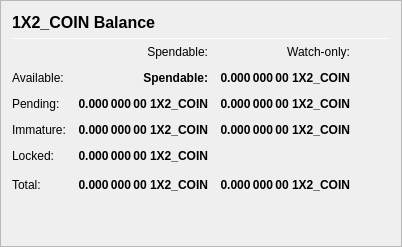
                   <widget class="QFrame" name="frame_Balances">
                    <property name="frameShape">
                     <enum>QFrame::StyledPanel</enum>
                    </property>
                    <property name="frameShadow">
                     <enum>QFrame::Raised</enum>
                    </property>
                    <layout class="QVBoxLayout" name="verticalLayout_4">
                     <item>
                      <layout class="QHBoxLayout" name="horizontalLayout_4">
                       <item>
                        <widget class="QLabel" name="label_5">
                         <property name="minimumSize">
                          <size>
                           <width>0</width>
                           <height>20</height>
                          </size>
                         </property>
                         <property name="font">
                          <font>
                           <pointsize>12</pointsize>
                           <weight>75</weight>
                           <bold>true</bold>
                          </font>
                         </property>
                         <property name="text">
                          <string>1X2_COIN Balance</string>
                         </property>
                        </widget>
                       </item>
                       <item>
                        <spacer name="horizontalSpacer_3">
                         <property name="orientation">
                          <enum>Qt::Horizontal</enum>
                         </property>
                         <property name="sizeHint" stdset="0">
                          <size>
                           <width>40</width>
                           <height>20</height>
                          </size>
                         </property>
                        </spacer>
                       </item>
                      </layout>
                     </item>
                     <item>
                      <widget class="Line" name="line_Balance">
                       <property name="minimumSize">
                        <size>
                         <width>0</width>
                         <height>1</height>
                        </size>
                       </property>
                       <property name="maximumSize">
                        <size>
                         <width>16777215</width>
                         <height>1</height>
                        </size>
                       </property>
                       <property name="orientation">
                        <enum>Qt::Horizontal</enum>
                       </property>
                      </widget>
                     </item>
                     <item>
                      <layout class="QGridLayout" name="gridLayout">
                       <property name="spacing">
                        <number>12</number>
                       </property>
                       <item row="0" column="1">
                        <widget class="QLabel" name="labelSpendable">
                         <property name="text">
                          <string>Spendable:</string>
                         </property>
                         <property name="alignment">
                          <set>Qt::AlignRight|Qt::AlignTrailing|Qt::AlignVCenter</set>
                         </property>
                        </widget>
                       </item>
                       <item row="0" column="2">
                        <widget class="QLabel" name="labelWatchonly">
                         <property name="text">
                          <string>Watch-only:</string>
                         </property>
                         <property name="alignment">
                          <set>Qt::AlignRight|Qt::AlignTrailing|Qt::AlignVCenter</set>
                         </property>
                        </widget>
                       </item>
                       <item row="1" column="0">
                        <widget class="QLabel" name="labelBalanceText">
                         <property name="text">
                          <string>Available:</string>
                         </property>
                        </widget>
                       </item>
                       <item row="1" column="1">
                        <widget class="QLabel" name="labelBalance">
                         <property name="font">
                          <font>
                           <weight>75</weight>
                           <bold>true</bold>
                          </font>
                         </property>
                         <property name="cursor">
                          <cursorShape>IBeamCursor</cursorShape>
                         </property>
                         <property name="toolTip">
                          <string>Your current spendable balance</string>
                         </property>
                         <property name="text">
                          <string>Spendable:</string>
                         </property>
                         <property name="alignment">
                          <set>Qt::AlignRight|Qt::AlignTrailing|Qt::AlignVCenter</set>
                         </property>
                         <property name="textInteractionFlags">
                          <set>Qt::LinksAccessibleByMouse|Qt::TextSelectableByKeyboard|Qt::TextSelectableByMouse</set>
                         </property>
                        </widget>
                       </item>
                       <item row="1" column="2">
                        <widget class="QLabel" name="labelWatchAvailable">
                         <property name="font">
                          <font>
                           <weight>75</weight>
                           <bold>true</bold>
                          </font>
                         </property>
                         <property name="cursor">
                          <cursorShape>IBeamCursor</cursorShape>
                         </property>
                         <property name="toolTip">
                          <string>Your current balance in watch-only addresses</string>
                         </property>
                         <property name="text">
                          <string notr="true">0.000 000 00 1X2_COIN</string>
                         </property>
                         <property name="alignment">
                          <set>Qt::AlignRight|Qt::AlignTrailing|Qt::AlignVCenter</set>
                         </property>
                         <property name="textInteractionFlags">
                          <set>Qt::LinksAccessibleByMouse|Qt::TextSelectableByKeyboard|Qt::TextSelectableByMouse</set>
                         </property>
                        </widget>
                       </item>
                       <item row="2" column="0">
                        <widget class="QLabel" name="labelPendingText">
                         <property name="text">
                          <string>Pending:</string>
                         </property>
                        </widget>
                       </item>
                       <item row="2" column="1">
                        <widget class="QLabel" name="labelUnconfirmed">
                         <property name="font">
                          <font>
                           <weight>75</weight>
                           <bold>true</bold>
                          </font>
                         </property>
                         <property name="cursor">
                          <cursorShape>IBeamCursor</cursorShape>
                         </property>
                         <property name="toolTip">
                          <string>Total of transactions that have yet to be confirmed, and do not yet count toward the spendable balance</string>
                         </property>
                         <property name="text">
                          <string notr="true">0.000 000 00 1X2_COIN</string>
                         </property>
                         <property name="alignment">
                          <set>Qt::AlignRight|Qt::AlignTrailing|Qt::AlignVCenter</set>
                         </property>
                         <property name="textInteractionFlags">
                          <set>Qt::LinksAccessibleByMouse|Qt::TextSelectableByKeyboard|Qt::TextSelectableByMouse</set>
                         </property>
                        </widget>
                       </item>
                       <item row="2" column="2">
                        <widget class="QLabel" name="labelWatchPending">
                         <property name="font">
                          <font>
                           <weight>75</weight>
                           <bold>true</bold>
                          </font>
                         </property>
                         <property name="cursor">
                          <cursorShape>IBeamCursor</cursorShape>
                         </property>
                         <property name="toolTip">
                          <string>Unconfirmed transactions to watch-only addresses</string>
                         </property>
                         <property name="text">
                          <string notr="true">0.000 000 00 1X2_COIN</string>
                         </property>
                         <property name="alignment">
                          <set>Qt::AlignRight|Qt::AlignTrailing|Qt::AlignVCenter</set>
                         </property>
                         <property name="textInteractionFlags">
                          <set>Qt::LinksAccessibleByMouse|Qt::TextSelectableByKeyboard|Qt::TextSelectableByMouse</set>
                         </property>
                        </widget>
                       </item>
                       <item row="3" column="0">
                        <widget class="QLabel" name="labelImmatureText">
                         <property name="text">
                          <string>Immature:</string>
                         </property>
                        </widget>
                       </item>
                       <item row="3" column="1">
                        <widget class="QLabel" name="labelImmature">
                         <property name="font">
                          <font>
                           <weight>75</weight>
                           <bold>true</bold>
                          </font>
                         </property>
                         <property name="cursor">
                          <cursorShape>IBeamCursor</cursorShape>
                         </property>
                         <property name="toolTip">
                          <string>Staked or masternode rewards that has not yet matured</string>
                         </property>
                         <property name="text">
                          <string notr="true">0.000 000 00 1X2_COIN</string>
                         </property>
                         <property name="alignment">
                          <set>Qt::AlignRight|Qt::AlignTrailing|Qt::AlignVCenter</set>
                         </property>
                         <property name="textInteractionFlags">
                          <set>Qt::LinksAccessibleByMouse|Qt::TextSelectableByKeyboard|Qt::TextSelectableByMouse</set>
                         </property>
                        </widget>
                       </item>
                       <item row="3" column="2">
                        <widget class="QLabel" name="labelWatchImmature">
                         <property name="font">
                          <font>
                           <weight>75</weight>
                           <bold>true</bold>
                          </font>
                         </property>
                         <property name="cursor">
                          <cursorShape>IBeamCursor</cursorShape>
                         </property>
                         <property name="toolTip">
                          <string>Staked or masternode rewards in watch-only addresses that has not yet matured</string>
                         </property>
                         <property name="text">
                          <string notr="true">0.000 000 00 1X2_COIN</string>
                         </property>
                         <property name="alignment">
                          <set>Qt::AlignRight|Qt::AlignTrailing|Qt::AlignVCenter</set>
                         </property>
                         <property name="textInteractionFlags">
                          <set>Qt::LinksAccessibleByMouse|Qt::TextSelectableByKeyboard|Qt::TextSelectableByMouse</set>
                         </property>
                        </widget>
                       </item>
                       <item row="4" column="0">
                        <widget class="QLabel" name="labelLockedBalanceText">
                         <property name="toolTip">
                          <string>Locked 1X2_COIN or Masternode collaterals. These are excluded from z1X2_COIN minting.</string>
                         </property>
                         <property name="text">
                          <string>Locked:</string>
                         </property>
                        </widget>
                       </item>
                       <item row="4" column="1">
                        <widget class="QLabel" name="labelLockedBalance">
                         <property name="font">
                          <font>
                           <weight>75</weight>
                           <bold>true</bold>
                          </font>
                         </property>
                         <property name="cursor">
                          <cursorShape>IBeamCursor</cursorShape>
                         </property>
                         <property name="toolTip">
                          <string>Locked 1X2_COIN Masternode collaterals.</string>
                         </property>
                         <property name="text">
                          <string notr="true">0.000???000???00 1X2_COIN</string>
                         </property>
                         <property name="alignment">
                          <set>Qt::AlignRight|Qt::AlignTrailing|Qt::AlignVCenter</set>
                         </property>
                         <property name="textInteractionFlags">
                         </property>
                         <property name="text">
                          <string notr="true">0.000 000 00 1X2_COIN</string>
                         </property>
                         <property name="alignment">
                          <set>Qt::AlignRight|Qt::AlignTrailing|Qt::AlignVCenter</set>
                         </property>
                         <property name="textInteractionFlags">
                          <set>Qt::LinksAccessibleByMouse|Qt::TextSelectableByKeyboard|Qt::TextSelectableByMouse</set>
                         </property>
                        </widget>
                       </item>
                       <item row="5" column="0">
                        <widget class="QLabel" name="labelTotalText">
                         <property name="toolTip">
                          <string>Your current 1X2_COIN balance, unconfirmed and immature transactions included</string>
                         </property>
                         <property name="text">
                          <string>Total:</string>
                         </property>
                        </widget>
                       </item>
                       <item row="5" column="1">
                        <widget class="QLabel" name="labelTotal">
                         <property name="font">
                          <font>
                           <weight>75</weight>
                           <bold>true</bold>
                          </font>
                         </property>
                         <property name="cursor">
                          <cursorShape>IBeamCursor</cursorShape>
                         </property>
                         <property name="toolTip">
                          <string>Your current 1X2_COIN balance, unconfirmed and immature transactions included</string>
                         </property>
                         <property name="text">
                          <string notr="true">0.000 000 00 1X2_COIN</string>
                         </property>
                         <property name="alignment">
                          <set>Qt::AlignRight|Qt::AlignTrailing|Qt::AlignVCenter</set>
                         </property>
                         <property name="textInteractionFlags">
                          <set>Qt::LinksAccessibleByMouse|Qt::TextSelectableByKeyboard|Qt::TextSelectableByMouse</set>
                         </property>
                        </widget>
                       </item>
                       <item row="5" column="2">
                        <widget class="QLabel" name="labelWatchTotal">
                         <property name="font">
                          <font>
                           <weight>75</weight>
                           <bold>true</bold>
                          </font>
                         </property>
                         <property name="cursor">
                          <cursorShape>IBeamCursor</cursorShape>
                         </property>
                         <property name="toolTip">
                          <string>Current total balance in watch-only addresses</string>
                         </property>
                         <property name="text">
                          <string notr="true">0.000 000 00 1X2_COIN</string>
                         </property>
                         <property name="alignment">
                          <set>Qt::AlignRight|Qt::AlignTrailing|Qt::AlignVCenter</set>
                         </property>
                         <property name="textInteractionFlags">
                          <set>Qt::LinksAccessibleByMouse|Qt::TextSelectableByKeyboard|Qt::TextSelectableByMouse</set>
                         </property>
                        </widget>
                       </item>
                       <item row="5" column="3">
                        <spacer name="horizontalSpacer_9">
                         <property name="orientation">
                          <enum>Qt::Horizontal</enum>
                         </property>
                         <property name="sizeHint" stdset="0">
                          <size>
                           <width>40</width>
                           <height>20</height>
                          </size>
                         </property>
                        </spacer>
                       </item>
                      </layout>
                     </item>
                     <item>
                      <spacer name="verticalSpacer_3">
                       <property name="orientation">
                        <enum>Qt::Vertical</enum>
                       </property>
                       <property name="sizeHint" stdset="0">
                        <size>
                         <width>20</width>
                         <height>40</height>
                        </size>
                       </property>
                      </spacer>
                     </item>
                    </layout>
                   </widget>
